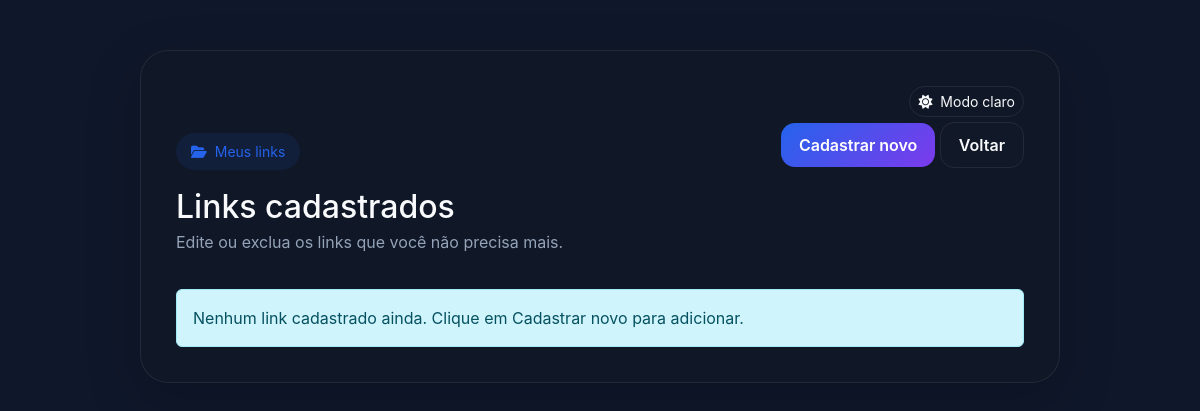
/listar/ (signed in), run on an earlier commit of the app's database.
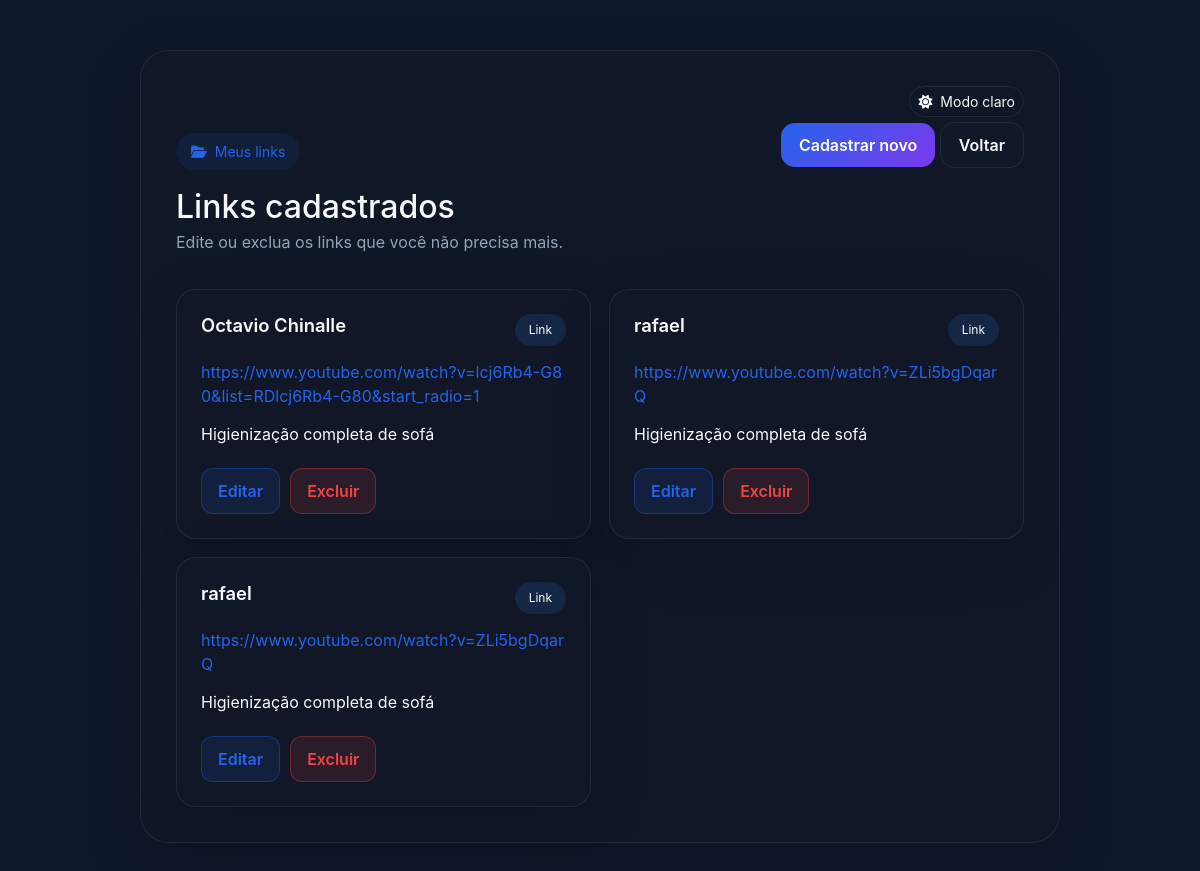
And on a later commit of the database.
### core/models.py (models this page shows, shortened)
class LinkModel(models.Model):
    id = models.AutoField(primary_key=True)
    titulo = models.CharField(max_length=150)
    link = models.URLField(max_length=500, unique=True)
    observacao = models.TextField(blank=True)

### core/views.py (the view)
# urls.py: path('listar/', listar, name='listar'),
@login_required
def listar(request):
    data = LinkModel.objects.all()
    delete_form = DeleteLinkForm()
    return render(request, 'listar.html', {'dados': data, 'delete_form': delete_form})

### core/templates/listar.html (shortened to what this page needs)
{% load static %}
<!DOCTYPE html>
<html lang="pt-BR">
<head>
    <link href="https://cdn.jsdelivr.net/npm/bootstrap@5.3.3/dist/css/bootstrap.min.css" rel="stylesheet">
    <link href="https://cdnjs.cloudflare.com/ajax/libs/font-awesome/6.5.0/css/all.min.css" rel="stylesheet">
    <link href="{% static 'index.css' %}" rel="stylesheet">
</head>
<body>
    <div class="main-container">
        <div class="main-card">
            <div class="theme-toggle-wrapper text-end mb-3">
                <button id="theme-toggle" type="button" class="btn btn-outline-secondary btn-sm">
                    <i class="fas fa-moon me-1" id="theme-toggle-icon"></i>
                    <span id="theme-toggle-text">Tema claro</span>
                </button>
            </div>
            <div class="top-area">
                <div>
                    <div class="hero-badge">
                      <i class="fas fa-folder-open"></i> Meus links
                    </div>
                    <h2 class="card-title mb-1">Links cadastrados</h2>
                    <p class="text-secondary mb-0">Edite ou exclua os links que você não precisa mais.</p>
                </div>
                <div class="header-buttons">
                    <a href="{% url 'criar' %}" class="btn-custom btn-primary-custom">Cadastrar novo</a>
                    <a href="{% url 'home' %}" class="btn-custom btn-secondary-custom">Voltar</a>
                </div>
            </div>
            {% if dados %}
                <div class="links-grid">
                    {% for link in dados %}
                        <div class="link-card">
                            <div class="link-top">
                                <div>
                                    <h5>{{ link.titulo }}</h5>
                                </div>
                                <span class="badge-custom">Link</span>
                            </div>
                            <a href="{{ link.link }}" target="_blank" class="link-url">{{ link.link }}</a>
                            <p class="description">{{ link.observacao|default:"Sem observação" }}</p>
                            <div class="actions">
                                <a href="{% url 'editar' link.id %}" class="btn-action btn-edit">Editar</a>
                                <form method="POST" action="{% url 'excluir' link.id %}" class="m-0">
                                    <button type="submit" class="btn-action btn-delete">Excluir</button>
                                </form>
                            </div>
                        </div>
                    {% endfor %}
                </div>
                {% else %}
                    <div class="alert alert-info mb-0">Nenhum link cadastrado ainda. Clique em Cadastrar novo para adicionar.</div>
                {% endif %}
            </div>
        </div>
</body>
</html>

What changed in the data, as far as the page shows it:
added LinkModel: titulo "Octavio Chinalle", link "https://www.youtube.com/watch?v=lcj6Rb4-G80&list=RDlcj6Rb4-G80&start_radio=1", observacao "Higienização completa de sofá"
added LinkModel: titulo "rafael", link "https://www.youtube.com/watch?v=ZLi5bgDqarQ", observacao "Higienização completa de sofá"
added LinkModel: titulo "rafael", link "https://www.youtube.com/watch?v=ZLi5bgDqarQ", observacao "Higienização completa de sofá"
Also different on the page:
text no longer shown: "Nenhum link cadastrado ainda. Clique em Cadastrar novo para adicionar."
